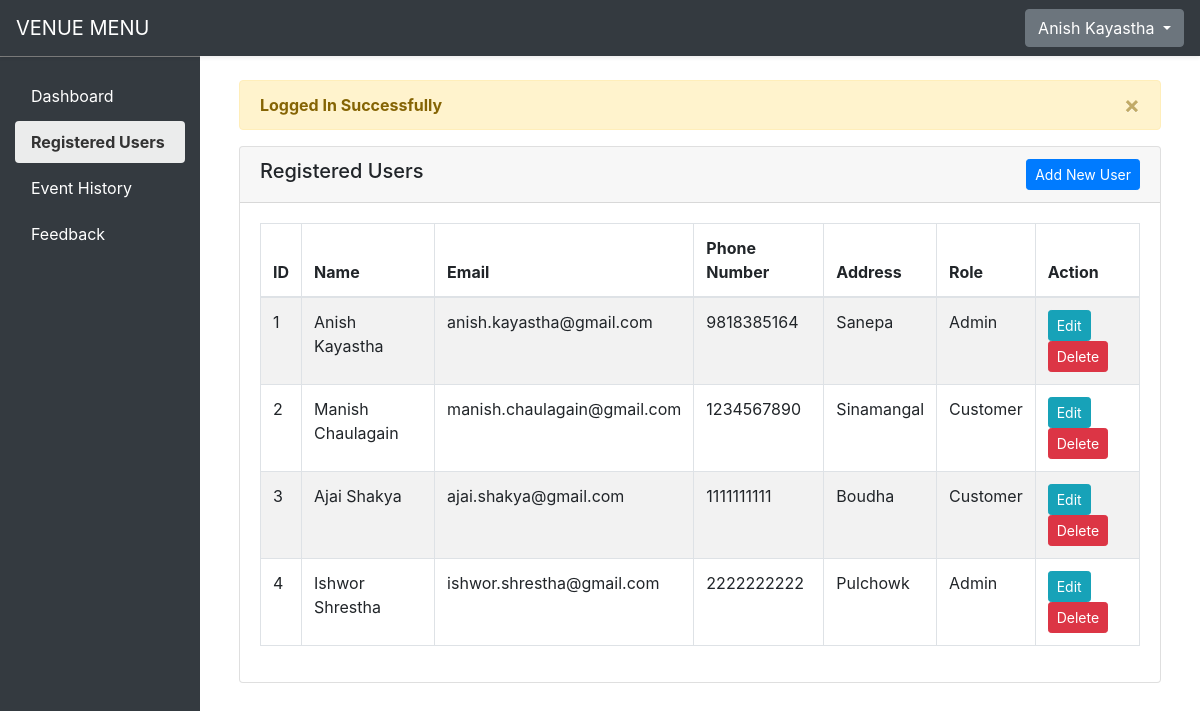
The app's page /dashboard/users.php (signed in) with its own data.
### tables this page shows
CREATE TABLE users (
	id INT PRIMARY KEY AUTO_INCREMENT,
    firstname VARCHAR(50),
    lastname VARCHAR(50),
    phone CHAR(10),
    email VARCHAR(100),
    password CHAR(32),
    address VARCHAR(100),
    role_id TINYINT(4),
    created_at TIMESTAMP DEFAULT CURRENT_TIMESTAMP
);

### dashboard/users.php (the view, shortened to what this page needs)
<?php
    include('includes/header.php');
?>
<?php
    include('includes/navbar.php');
?>
<div class="container-fluid size-adjust">
    <div class="row">
        <?php
            include('includes/sidebar.php');
            include('modules/connection.php');
        ?>
        <main role="main" class="col-md-9 ml-sm-auto col-lg-10 px-md-4">
            <div class="d-flex justify-content-between flex-wrap flex-md-nowrap align-items-center pt-3 pb-2">
            </div>
            <section class="container-fluid">
                <div class="row">
                    <div class="col-md-12">
                        <?php
                        if(isset($_SESSION['status'])) {
                            ?>
                            <div class="alert alert-warning alert-dismissible fade show" role="alert">
                                <strong> <?php echo $_SESSION['status']; ?></strong>
                                <button type="button" class="close" data-dismiss="alert" aria-label="Close">
                                    <span aria-hidden="true">&times;</span>
                                </button>
                            </div>
                            <?php
                        }
                        ?>
                        <div class="card">
                            <div class="card-header">
                                <span class="card-title h5">Registered Users</span>
                                <a href="#" data-toggle="modal" data-target="#addUserModal" class="btn btn-primary btn-sm float-right">Add New User</a>
                            </div>
                            <div class="card-body">
                            <table id="example1" class="table table-bordered table-striped">
                                <thead>
                                    <tr>
                                        <th>ID</th>
                                        <th>Name</th>
                                        <th>Email</th>
                                        <th>Phone Number</th>
                                        <th>Address</th>
                                        <th>Role</th>
                                        <th>Action</th>
                                    </tr>
                                </thead>
                                <tbody>
                                    <?php
                                        $query = "SELECT id, CONCAT(firstname, ' ', lastname) AS name, email, phone, address, role_id FROM users";
                                        $query_run = mysqli_query($conn, $query);
                                        if(mysqli_num_rows($query_run) > 0) {
                                            foreach($query_run as $row) {
                                                ?>
                                                <tr>
                                                    <td><?php echo $row['id']; ?></td>
                                                    <td><?php echo $row['name']; ?></td>
                                                    <td><?php echo $row['email']; ?></td>
                                                    <td><?php echo $row['phone']; ?></td>
                                                    <td><?php echo $row['address']; ?></td>
                                                    <td><?php
                                                        if($row['role_id'] == "0") {
                                                            echo "Customer";
                                                        }
                                                        else if($row['role_id'] == "1") {
                                                            echo "Admin";
                                                        }
                                                        else {
                                                            echo "Invalid User";
                                                        }
                                                        ?>
                                                    </td>
                                                    <td>
                                                        <a href="edit_users.php?user_id=<?php echo $row['id']; ?>" class="btn btn-info btn-sm">Edit</a>
                                                        <button type="button" value="<?php echo $row['id']; ?>" class="btn btn-danger btn-sm deletebtn">Delete</button>
                                                    </td>
                                                </tr>
                                                <?php
                                            }
                                        }
                                        else {
                                            ?>
                                            <tr>
                                                <td>No Record Found</td>
                                            </tr>
                                            <?php
                                        }
                                    ?>
                                </tbody>
                            </table>
                        </div>
                    </div>
                </div>
            </section>
        </main>
    </div>
</div>
<?php include('includes/footer.php'); ?>

### dashboard/css/style.css (style rules this page uses)
.size-adjust { margin-top: 56px; }

### records on screen
users: id "1", name "Anish Kayastha", email "anish.kayastha@gmail.com", phone "9818385164", address "Sanepa", role_id "Admin"
users: id "2", name "Manish Chaulagain", email "manish.chaulagain@gmail.com", phone "1234567890", address "Sinamangal", role_id "Customer"
users: id "3", name "Ajai Shakya", email "ajai.shakya@gmail.com", phone "1111111111", address "Boudha", role_id "Customer"
users: id "4", name "Ishwor Shrestha", email "ishwor.shrestha@gmail.com", phone "2222222222", address "Pulchowk", role_id "Admin"

### other values on screen
$_SESSION['auth_user']['user_firstname'] "Anish"
$_SESSION['auth_user']['user_lastname'] "Kayastha"
$_SESSION['status'] "Logged In Successfully"
